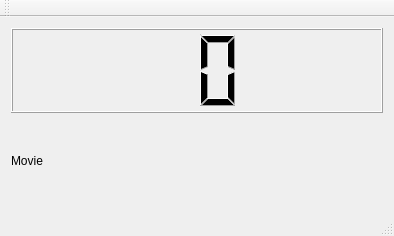
<?xml version="1.0" encoding="UTF-8"?>
<ui version="4.0">
 <class>MainWindow</class>
 <widget class="QMainWindow" name="MainWindow">
  <property name="geometry">
   <rect>
    <x>0</x>
    <y>0</y>
    <width>394</width>
    <height>236</height>
   </rect>
  </property>
  <property name="windowTitle">
   <string>MainWindow</string>
  </property>
  <widget class="QWidget" name="centralWidget">
   <layout class="QHBoxLayout" name="horizontalLayout">
    <item>
     <layout class="QGridLayout" name="gridLayout">
      <item row="0" column="0">
       <widget class="QLCDNumber" name="lcdNumber">
        <property name="digitCount">
         <number>2</number>
        </property>
       </widget>
      </item>
      <item row="1" column="0">
       <widget class="QLabel" name="movie">
        <property name="text">
         <string>Movie</string>
        </property>
       </widget>
      </item>
     </layout>
    </item>
   </layout>
  </widget>
  <widget class="QMenuBar" name="menuBar">
   <property name="geometry">
    <rect>
     <x>0</x>
     <y>0</y>
     <width>394</width>
     <height>28</height>
    </rect>
   </property>
  </widget>
  <widget class="QToolBar" name="mainToolBar">
   <attribute name="toolBarArea">
    <enum>TopToolBarArea</enum>
   </attribute>
   <attribute name="toolBarBreak">
    <bool>false</bool>
   </attribute>
  </widget>
  <widget class="QStatusBar" name="statusBar"/>
 </widget>
 <layoutdefault spacing="6" margin="11"/>
 <resources/>
 <connections/>
</ui>
